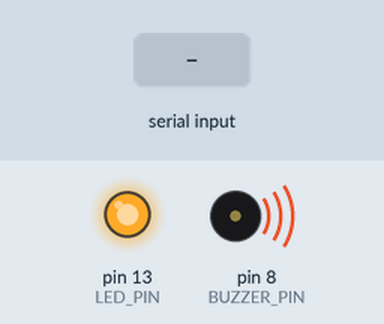
Recording of a sketch running on a simulated Arduino Uno, built with avr-gcc and run on an emulated ATmega328P. Parts: output pins drawn as LEDs (lit = HIGH), buzzer (waves = sounding, pin HIGH). Dashed ring = blinking. The test bench sets the inputs (shaded band).

Above: at 0.1 s.
At 1.4 s:
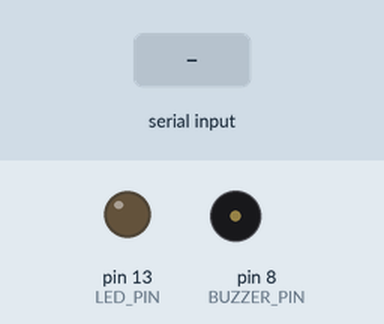
1.5 s: "S" received over Serial
At 1.65 s:
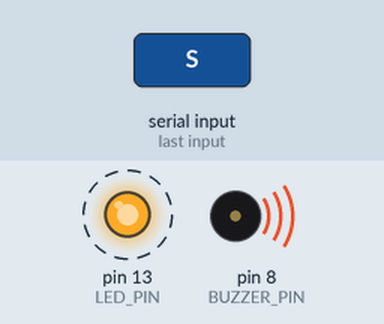
Timing chart, 0 to 4.8 s (numbered marks = the images above; inputs shaded):
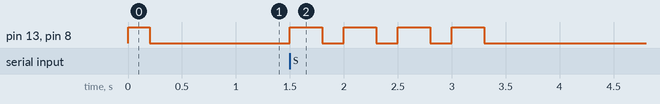

Measured:
- after the input at 1.5 s, pin 13 (LED_PIN), pin 8 (BUZZER_PIN): alternates HIGH for 0.30 s and LOW for 0.20 s, 8 changes in all, then stays LOW, starting at once

The sketch:

drowsy_buzzer.ino
```cpp
// Drowsy Driver Alert - Arduino Uno
// Receives 'S' (sleepy) or 'A' (awake) from Python over USB serial, 9600 baud.
// Wiring: Buzzer (+) -> pin 8, Buzzer (-) -> GND. LED = built-in pin 13.

const int BUZZER_PIN = 8;
const int LED_PIN = 13;

const unsigned long BEEP_ON_MS = 300;
const unsigned long BEEP_OFF_MS = 200;
const unsigned long LINK_TIMEOUT_MS = 2000; // no data for 2 s -> alarm off

bool sleepy = false;
bool outputOn = false;
unsigned long lastToggle = 0;
unsigned long lastRx = 0;

void setOutput(bool on) {
  outputOn = on;
  digitalWrite(BUZZER_PIN, on ? HIGH : LOW);
  digitalWrite(LED_PIN, on ? HIGH : LOW);
}

void setup() {
  pinMode(BUZZER_PIN, OUTPUT);
  pinMode(LED_PIN, OUTPUT);
  Serial.begin(9600);

  setOutput(true); // power-up self-test beep
  delay(200);
  setOutput(false);
  lastRx = millis();
}

void loop() {
  while (Serial.available() > 0) {
    char c = Serial.read();
    if (c == 'S') { sleepy = true; lastRx = millis(); }
    if (c == 'A') { sleepy = false; lastRx = millis(); }
  }

  if (millis() - lastRx > LINK_TIMEOUT_MS) sleepy = false; // failsafe

  if (sleepy) {
    unsigned long now = millis();
    if (now - lastToggle >= (outputOn ? BEEP_ON_MS : BEEP_OFF_MS)) {
      setOutput(!outputOn);
      lastToggle = now;
    }
  } else if (outputOn) {
    setOutput(false);
  }
}
```
